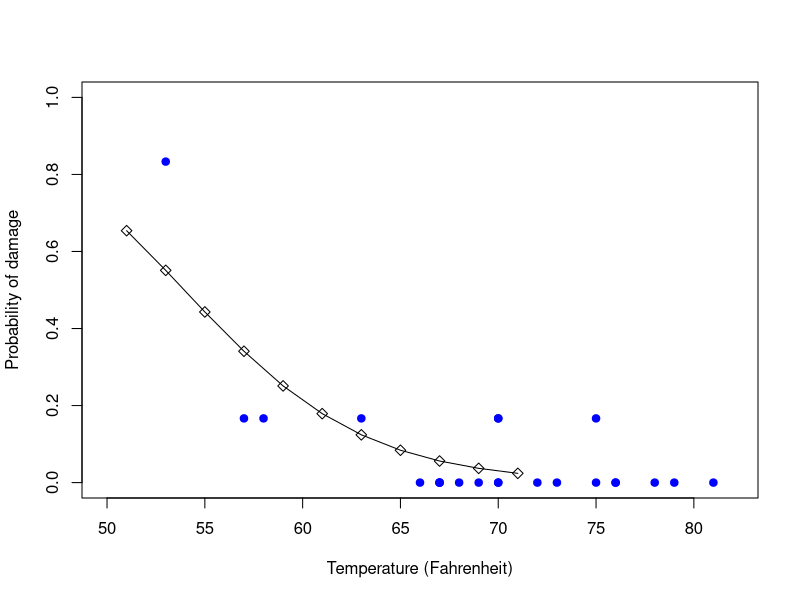

Source code (R): (Note: this script raises an error after producing the figure.)
# LIS542 Assignment 7
# Hui Lyu

### OIS 8.18
temperature = c(53,57,58,63,66,67,67,67,68,69,70,70,70,70,72,73,75,75,76,76,78,79,81)
probability = c(5/6, 1/6, 1/6,1/6,0,0,0,0,0,0,1/6,0,1/6,0,0,0,0,1/6,0,0,0,0,0)
plot(temperature,probability, xlab = "Temperature (Fahrenheit)", ylab = "Probability of damage",col="blue", ylim = c(0,1), xlim = c(50,82), pch = 19)
estimate.temperature = seq(51,71,by=2)
estimate.probability = c(0.654,0.551,0.443,0.341,0.251,0.179,0.124,0.084,0.056,0.037,0.024)
lines(estimate.temperature, estimate.probability, type = "o", pch = 5)

### ISL 4.13
install.packages("MASS")
library("MASS", lib.loc="C:/Program Files for operation/R-3.3.1/library")
dim(Boston)
View(Boston)

Boston$crim.level = as.numeric(Boston$crim > median(Boston$crim))
# above the median is 1, below the median is 0

table(Boston$crim.level)
# 0   1 
# 253 253 
# 253 above, 253 below

# training set: 75% of the dataset
# test set: 25% of the dataset
sample.size = floor(0.75 * nrow(Boston))
set.seed(1)
sample.index = sample(1:nrow(Boston), size = sample.size, replace = FALSE)
Boston.train = Boston[sample.index, ]
Boston.test = Boston[-sample.index, ]

########################
# Logistic Regression
# Backward elimination

glm.fit = glm(crim.level ~ lstat+rm+zn+nox+dis+rad+ptratio+black+medv+age+chas+indus+tax, data=Boston.train, family = binomial)
summary(glm.fit)
# lstat has the highest p-value, so remove it from the model.

glm.fit = glm(crim.level ~ rm+zn+nox+dis+rad+ptratio+black+medv+age+chas+indus+tax, data=Boston.train, family = binomial)
summary(glm.fit)
# rm has the highest p-value, so remove it from the model.

glm.fit = glm(crim.level ~ zn+nox+dis+rad+ptratio+black+medv+age+chas+indus+tax, data=Boston.train, family = binomial)
summary(glm.fit)
# chas has the highest p-value, so remove it from the model.

glm.fit = glm(crim.level ~ zn+nox+dis+rad+ptratio+black+medv+age+indus+tax, data=Boston.train, family = binomial)
summary(glm.fit)
# black has the highest p-value, so remove it from the model.

glm.fit = glm(crim.level ~ zn+nox+dis+rad+ptratio+medv+age+indus+tax, data=Boston.train, family = binomial)
summary(glm.fit)
# indus has the highest p-value, so remove it from the model.

glm.fit = glm(crim.level ~ zn+nox+dis+rad+ptratio+medv+age+tax, data=Boston.train, family = binomial)
summary(glm.fit)
# ptratio has the highest p-value, so remove it from the model.

glm.fit = glm(crim.level ~ zn+nox+dis+rad+medv+age+tax, data=Boston.train, family = binomial)
summary(glm.fit)
# All p-values are less than 0.05.

# The final model through logistic regression using backward elimination based on p-value:

# Call:
#   glm(formula = crim.level ~ zn + nox + dis + rad + medv + age + 
#         tax, family = binomial, data = Boston.train)
# 
# Deviance Residuals: 
#   Min       1Q   Median       3Q      Max  
# -1.9177  -0.2099   0.0002   0.0085   3.4612  
# 
# Coefficients:
#   Estimate Std. Error z value Pr(>|z|)    
# (Intercept) -28.975814   5.096740  -5.685 1.31e-08 ***
#   zn           -0.099758   0.036843  -2.708 0.006776 ** 
#   nox          39.414339   7.034725   5.603 2.11e-08 ***
#   dis           0.757036   0.253424   2.987 0.002815 ** 
#   rad           0.585181   0.154083   3.798 0.000146 ***
#   medv          0.072261   0.035329   2.045 0.040817 *  
#   age           0.039316   0.011929   3.296 0.000982 ***
#   tax          -0.007144   0.002840  -2.516 0.011878 *  
#   ---
#   Signif. codes:  0 '***' 0.001 '**' 0.01 '*' 0.05 '.' 0.1 ' ' 1
# 
# (Dispersion parameter for binomial family taken to be 1)
# 
# Null deviance: 525.38  on 378  degrees of freedom
# Residual deviance: 165.87  on 371  degrees of freedom
# AIC: 181.87
# 
# Number of Fisher Scoring iterations: 9

# test model
glm.probs=predict(glm.fit, Boston.test, type="response")
glm.pred=rep(0,nrow(Boston.test))
glm.pred[glm.probs > 0.50]=1
table(glm.pred,Boston.test$crim.level)
# glm.pred  0  1
#        0 58  9
#        1  7 53
mean(glm.pred==Boston.test$crim.level)
# The predicted accuracy rate is 0.8740157.



########################
# KNN
install.packages("class")
library("class", lib.loc="~/R/win-library/3.3")

set.seed(1)

# use the predictors selected from logistic regreesion
train.Boston = Boston.train[,c("nox","rad","medv","age","tax","dis","zn")]
test.Boston =  Boston.test[,c("nox","rad","medv","age","tax","dis","zn")]

knn.pred=knn(train.Boston,test.Boston,Boston.train$crim.level,k=1)

# test the model
table(knn.pred,Boston.test$crim.level)
# knn.pred  0  1
#        0 63  8
#        1  2 54
mean(knn.pred==Boston.test$crim.level)
# The predicted accuracy rate is 0.9212598

knn.pred=knn(train.Boston,test.Boston,Boston.train$crim.level,k=2)

# test the model
table(knn.pred,Boston.test$crim.level)
# knn.pred  0  1
#        0 60 10
#        1  5 52
mean(knn.pred==Boston.test$crim.level)
# The predicted accuracy rate is 0.8818898

knn.pred=knn(train.Boston,test.Boston,Boston.train$crim.level,k=3)

# test the model
table(knn.pred,Boston.test$crim.level)
# knn.pred  0  1
#        0 63 10
#        1  2 52
mean(knn.pred==Boston.test$crim.level)
# The predicted accuracy rate is 0.9055118

knn.pred=knn(train.Boston,test.Boston,Boston.train$crim.level,k=4)

# test the model
table(knn.pred,Boston.test$crim.level)
# knn.pred  0  1
#        0 61 10
#        1  4 52
mean(knn.pred==Boston.test$crim.level)
# The predicted accuracy rate is 0.8897638

knn.pred=knn(train.Boston,test.Boston,Boston.train$crim.level,k=5)

# test the model
table(knn.pred,Boston.test$crim.level)
# knn.pred  0  1
# 0 60 10
# 1  5 52
mean(knn.pred==Boston.test$crim.level)
# The predicted accuracy rate is 0.8818898

knn.pred=knn(train.Boston,test.Boston,Boston.train$crim.level,k=6)

# test the model
table(knn.pred,Boston.test$crim.level)
# knn.pred  0  1
# 0 60 10
# 1  5 52
mean(knn.pred==Boston.test$crim.level)
# The predicted accuracy rate is 0.8818898

knn.pred=knn(train.Boston,test.Boston,Boston.train$crim.level,k=10)

# test the model
table(knn.pred,Boston.test$crim.level)
# knn.pred  0  1
#        0 58 10
#        1  7 52
mean(knn.pred==Boston.test$crim.level)
# The predicted accuracy rate is 0.8661417

# So, for KNN, when k = 1, the predicted accuracy rate is the highest of 92.13%.
# k = 3 is also good with a 90.55% predicted accuracy rate. Afterwards, as k becomes higher,
# the accuracy rate tends to decline slowly.
# And the higher k might get more robust classification.

# The above KNN classifiers all adopt the predictors selected by the previous logistic regression model.

# For logistic regression model the predicted accuracy rate is 87.4%. So KNN can improve the
# accuracy rate to some extent.



# use all the predictors instead
train.Boston = Boston.train
test.Boston =  Boston.test

knn.pred=knn(train.Boston,test.Boston,Boston.train$crim.level,k=1)

# test the model
table(knn.pred,Boston.test$crim.level)
# knn.pred  0  1
#        0 62  8
#        1  3 54
mean(knn.pred==Boston.test$crim.level)
# The predicted accuracy rate is 0.9133858, which is smaller than that of trimmed predictors model.
